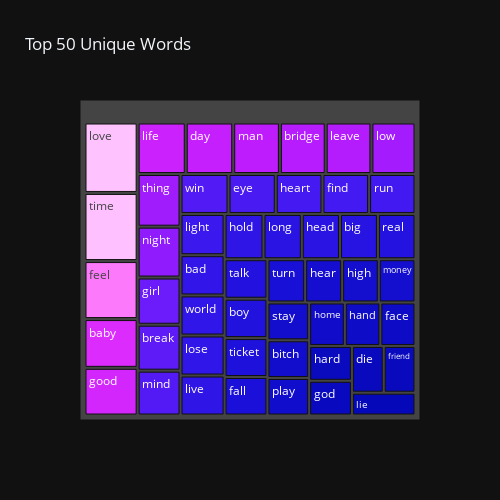

Here is the notebook cell this chart was saved with:
### Code cell
treemap(US_2022_lyrics)

### Figure 1 — Plotly figure (JSON) as saved in the notebook; plotly's stock layout.template omitted (floating-point values rounded to 4 significant figures)
{"data": [{"hovertemplate": "<b>%{label} </b> <br> Count: %{value}", "labels": ["love", "time", "feel", "baby", "good", "life", "day", "man", "bridge", "leave", "low", "thing", "night", "girl", "break", "mind", "win", "eye", "heart", "find", "run", "light", "bad", "world", "lose", "live", "hold", "long", "head", "big", "real", "talk", "boy", "ticket", "fall", "turn", "hear", "high", "money", "stay", "bitch", "play", "home", "hand", "face", "hard", "god", "die", "friend", "lie"], "marker": {"colors": [4645, 4493, 3824, 3216, 3143, 3075, 3031, 2982, 2929, 2920, 2817, 2802, 2706, 2511, 2444, 2385, 2381, 2342, 2316, 2311, 2302, 2254, 2200, 2191, 2189, 2185, 2184, 2152, 2143, 2131, 2109, 2099, 2090, 2068, 2045, 2026, 1985, 1970, 1969, 1957, 1950, 1942, 1928, 1913, 1896, 1851, 1845, 1843, 1843, 1796], "colorscale": [[0, "#0508b8"], [0.08333, "#1910d8"], [0.1667, "#3c19f0"], [0.25, "#6b1cfb"], [0.3333, "#981cfd"], [0.4167, "#bf1cfd"], [0.5, "#dd2bfd"], [0.5833, "#f246fe"], [0.6667, "#fc67fd"], [0.75, "#fe88fc"], [0.8333, "#fea5fd"], [0.9167, "#febefe"], [1, "#fec3fe"]]}, "name": "", "parents": ["", "", "", "", "", "", "", "", "", "", "", "", "", "", "", "", "", "", "", "", "", "", "", "", "", "", "", "", "", "", "", "", "", "", "", "", "", "", "", "", "", "", "", "", "", "", "", "", "", ""], "type": "treemap", "values": [4645, 4493, 3824, 3216, 3143, 3075, 3031, 2982, 2929, 2920, 2817, 2802, 2706, 2511, 2444, 2385, 2381, 2342, 2316, 2311, 2302, 2254, 2200, 2191, 2189, 2185, 2184, 2152, 2143, 2131, 2109, 2099, 2090, 2068, 2045, 2026, 1985, 1970, 1969, 1957, 1950, 1942, 1928, 1913, 1896, 1851, 1845, 1843, 1843, 1796]}], "layout": {"autosize": false, "height": 500, "title": {"text": "Top 50 Unique Words"}, "width": 500}}
